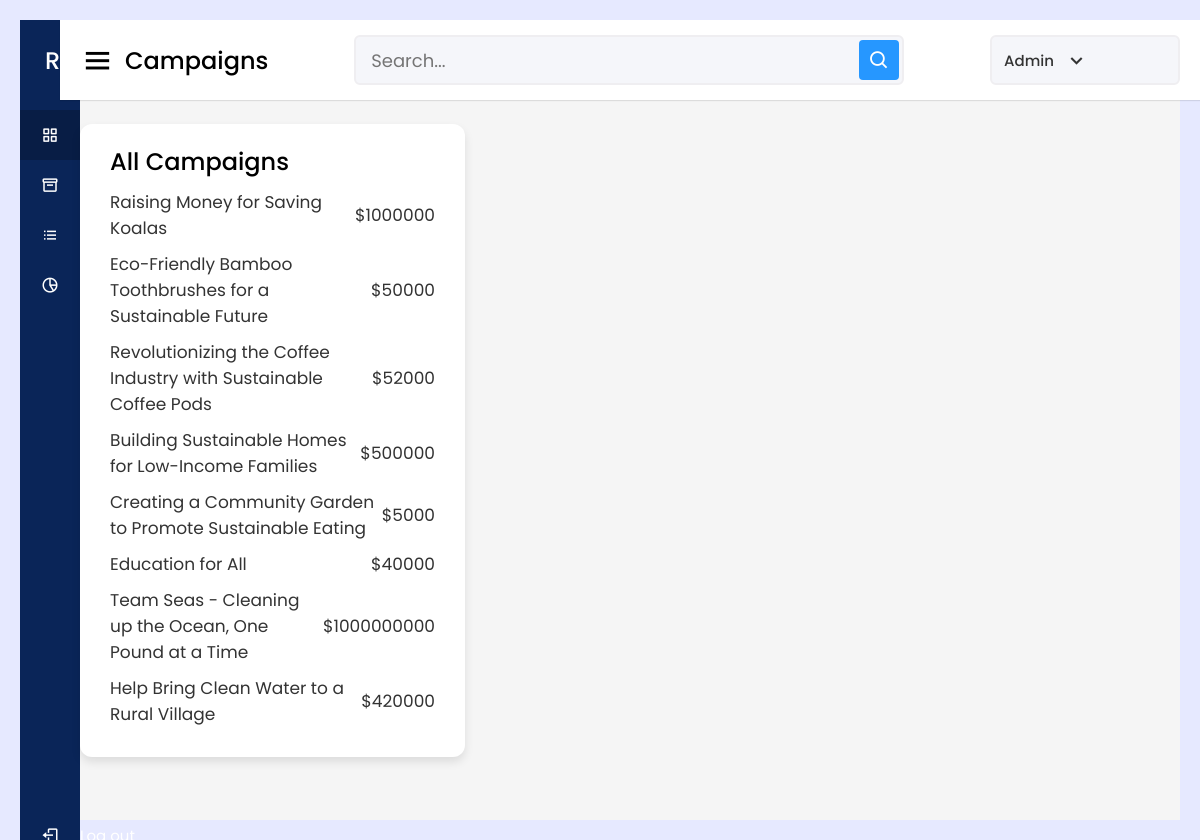
Page /admindashboardcampaigns.php (signed in) on the committed database.
### tables this page shows
CREATE TABLE `campaign` (
  `campaignID` int(11) NOT NULL,
  `userID` int(11) NOT NULL,
  `title` varchar(100) NOT NULL,
  `description` text DEFAULT NULL,
  `goalAmount` double DEFAULT NULL,
  `currentAmount` double DEFAULT NULL,
  `statusID` int(11) NOT NULL,
  `createdAt` timestamp NULL DEFAULT current_timestamp(),
  `updatedAt` timestamp NULL DEFAULT current_timestamp() ON UPDATE current_timestamp(),
  `categoryID` int(20) NOT NULL,
  `currency` char(3) NOT NULL,
  `image` varchar(255) DEFAULT NULL
);

### admindashboardcampaigns.php (the view, shortened to what this page needs)
<?php
   require 'config.php';
  $sql = "SELECT * FROM campaign";
  $result = mysqli_query($conn, $sql);
 ?>
<!DOCTYPE html>
<html lang="en" dir="ltr">
  <head>
    <link rel="stylesheet" href="style.css">
    <link href='https://unpkg.com/boxicons@2.0.7/css/boxicons.min.css' rel='stylesheet'>
    <link rel="stylesheet" type="text/css" href="admindashboard.css">
   </head>
<body>
  <div class="sidebar">
    <div class="logo-details">
      <span class="logo_name">&nbsp;&nbsp;&nbsp;&nbsp;RaiseUp</span>
    </div>
      <ul class="nav-links">
        <li>
          <a href="admindashboard.php" class="active">
            <i class='bx bx-grid-alt' ></i>
            <span class="links_name">Dashboard</span>
          </a>
        </li>
        <li>
          <a href="admindashboardcampaigns.php">
            <i class='bx bx-box' ></i>
            <span class="links_name">Campaigns</span>
          </a>
        </li>
        <li>
          <a href="admindashboarduser.php">
            <i class='bx bx-list-ul' ></i>
            <span class="links_name">Users</span>
          </a>
        </li>
        <li>
          <a href="admindashboardpayment.php">
            <i class='bx bx-pie-chart-alt-2' ></i>
            <span class="links_name">Payments</span>
          </a>
        </li>
        <li class="log_out">
          <a href="logout.php">
            <i class='bx bx-log-out'></i>
            <span class="links_name">Log out</span>
          </a>
        </li>
      </ul>
  </div>
  <section class="home-section">
    <nav>
      <div class="sidebar-button">
        <i class='bx bx-menu sidebarBtn'></i>
        <span class="dashboard">Campaigns</span>
      </div>
      <div class="search-box">
        <input type="text" placeholder="Search...">
        <i class='bx bx-search' ></i>
      </div>
      <div class="profile-details">
        <span class="admin_name">Admin</span>
        <i class='bx bx-chevron-down' ></i>
      </div>
    </nav>
    <div class="home-content">
      <div class="sales-boxes">
        <div class="top-sales box">
          <div class="title">All Campaigns</div>
          <ul class="top-sales-details">
          <?php
      while($row = mysqli_fetch_assoc($result)) {
        $title = $row['title'];
        $goal = $row['goalAmount'];
    ?>
      <li>
        <a href="admincampaigndetails.php?campaignID=<?php echo $row['campaignID']; ?>">
          <span class="product"><?php echo $title; ?></span>
        </a>
        <span class="price">$<?php echo $goal; ?></span>
      </li>
    <?php } ?>
          </ul>
        </div>
      </div>
    </div>
  </section>
</body>
</html>

### public/css/style.css (style rules this page uses)
:root { --dark-color-a: #667aff; --dark-color-b: #7386ff; --light-color: #e6e9ff; --success-color: #5cb85c; --error-color: #d9534f; }
* { box-sizing: border-box; margin: 0; padding: 0; }
body { font-family: 'Roboto', sans-serif; font-size: 16px; background: var(--light-color); margin: 20px; }
ul { list-style: none; }
a { text-decoration: none; }

### admindashboard.css (style rules this page uses)
* { margin: 0; padding: 0; box-sizing: border-box; font-family: 'Poppins', sans-serif; }
.sidebar { position: fixed; height: 100%; width: 240px; background: #0A2558; transition: all 0.5s ease; }
.sidebar .logo-details { height: 80px; display: flex; align-items: center; }
.sidebar .logo-details .logo_name { color: #fff; font-size: 24px; font-weight: 500; }
.sidebar .nav-links { margin-top: 10px; }
.sidebar .nav-links li { position: relative; list-style: none; height: 50px; }
.sidebar .nav-links li a { height: 100%; width: 100%; display: flex; align-items: center; text-decoration: none; transition: all 0.4s ease; }
.sidebar .nav-links li a.active { background: #081D45; }
.sidebar .nav-links li i { min-width: 60px; text-align: center; font-size: 18px; color: #fff; }
.sidebar .nav-links li a .links_name { color: #fff; font-size: 15px; font-weight: 400; white-space: nowrap; }
.sidebar .nav-links .log_out { position: absolute; bottom: 0; width: 100%; }
.home-section { position: relative; background: #f5f5f5; min-height: 100vh; width: calc(100% - 240px); left: 240px; transition: all 0.5s ease; }
.home-section nav { display: flex; justify-content: space-between; height: 80px; background: #fff; display: flex; align-items: center; position: fixed; width: calc(100% - 240px); left: 240px; z-index: 100; padding: 0 20px; box-shadow: 0 1px 1px rgba(0, 0, 0, 0.1); transition: all 0.5s ease; }
.home-section nav .sidebar-button { display: flex; align-items: center; font-size: 24px; font-weight: 500; }
nav .sidebar-button i { font-size: 35px; margin-right: 10px; }
.home-section nav .search-box { position: relative; height: 50px; max-width: 550px; width: 100%; margin: 0 20px; }
nav .search-box input { height: 100%; width: 100%; outline: none; background: #F5F6FA; border: 2px solid #EFEEF1; border-radius: 6px; font-size: 18px; padding: 0 15px; }
nav .search-box .bx-search { position: absolute; height: 40px; width: 40px; background: #2697FF; right: 5px; top: 50%; transform: translateY(-50%); border-radius: 4px; line-height: 40px; text-align: center; color: #fff; font-size: 22px; transition: all 0.4 ease; }
.home-section nav .profile-details { display: flex; align-items: center; background: #F5F6FA; border: 2px solid #EFEEF1; border-radius: 6px; height: 50px; min-width: 190px; padding: 0 15px 0 2px; }
nav .profile-details .admin_name { font-size: 15px; font-weight: 500; color: #333; margin: 0 10px; white-space: nowrap; }
nav .profile-details i { font-size: 25px; color: #333; }
.home-section .home-content { position: relative; padding-top: 104px; }
.home-content .sales-boxes { display: flex; justify-content: space-between; }
.sales-boxes .box .title { font-size: 24px; font-weight: 500; }
.home-content .sales-boxes .top-sales { width: 35%; background: #fff; padding: 20px 30px; margin: 0 20px 0 0; border-radius: 12px; box-shadow: 0 5px 10px rgba(0, 0, 0, 0.1); }
.sales-boxes .top-sales li { display: flex; align-items: center; justify-content: space-between; margin: 10px 0; }
.sales-boxes .top-sales li a { display: flex; align-items: center; text-decoration: none; }
.sales-boxes .top-sales li .product, .price { font-size: 17px; font-weight: 400; color: #333; }
@media (max-width: 1240px) { .sidebar { width: 60px; } }
@media (max-width: 1240px) { .home-section { width: calc(100% - 60px); left: 60px; } }
@media (max-width: 1240px) { .home-section nav { width: calc(100% - 60px); left: 60px; } }

### rows in the picture
campaign: title "Raising Money for Saving Koalas", goalAmount "1000000"
campaign: title "Eco-Friendly Bamboo Toothbrushes for a Sustainable Future", goalAmount "50000"
campaign: title "Revolutionizing the Coffee Industry with Sustainable Coffee Pods", goalAmount "52000"
campaign: title "Building Sustainable Homes for Low-Income Families", goalAmount "500000"
campaign: title "Creating a Community Garden to Promote Sustainable Eating", goalAmount "5000"
campaign: title "Education for All", goalAmount "40000"
campaign: title "Team Seas - Cleaning up the Ocean, One Pound at a Time", goalAmount "1000000000"
campaign: title "Help Bring Clean Water to a Rural Village", goalAmount "420000"
